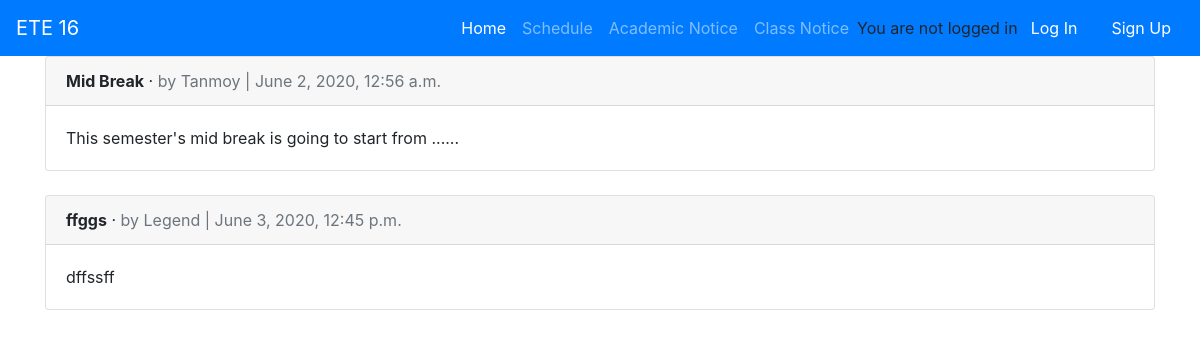
Screenshot of /academic_notice/ with the database file from the repository.
### academicnotice/models.py (models this page shows, shortened)
class AcademicNotice(models.Model):
	title = models.CharField(max_length=255)
	body = models.TextField()
	date = models.DateTimeField(auto_now_add=True)
	author = models.ForeignKey(
		get_user_model(),
		on_delete = models.CASCADE,
		)

### users/models.py (models this page shows)
class CustomUser(AbstractUser):
	roll = models.IntegerField(validators=[MinValueValidator(1604001),MaxValueValidator(1604060)],null=True,blank=False)
	email = models.EmailField(null=False,blank=False)
	REQUIRED_FIELDS = ['roll','email']

### academicnotice/views.py (the view)
# urls.py: path('',AcademicNoticeView.as_view(),name='academic_notice',)
class AcademicNoticeView(ListView):
	model = AcademicNotice
	template_name = 'academic_notice.html'

### templates/academic_notice.html (shortened to what this page needs)
{% extends 'base.html' %}
{% block content %}
  {% for notice in object_list %}
    <div class="card">
      <div class="card-header">
        <span class="font-weight-bold">{{ notice.title }}</span> &middot;
        <span class="text-muted">by {{ notice.author }} | {{ notice.date }}</span>
      </div>
      <div class="card-body">
        {{ notice.body }}
      </div>
    </div>
    <br />
  {% endfor %}
{% endblock content %}

### rows the page displays
AcademicNotice: title "Mid Break", author "Tanmoy", date "June 2, 2020, 12:56 a.m.", body "This semester's mid break is going to start from ......"
AcademicNotice: title "ffggs", author "Legend", date "June 3, 2020, 12:45 p.m.", body "dffssff"
